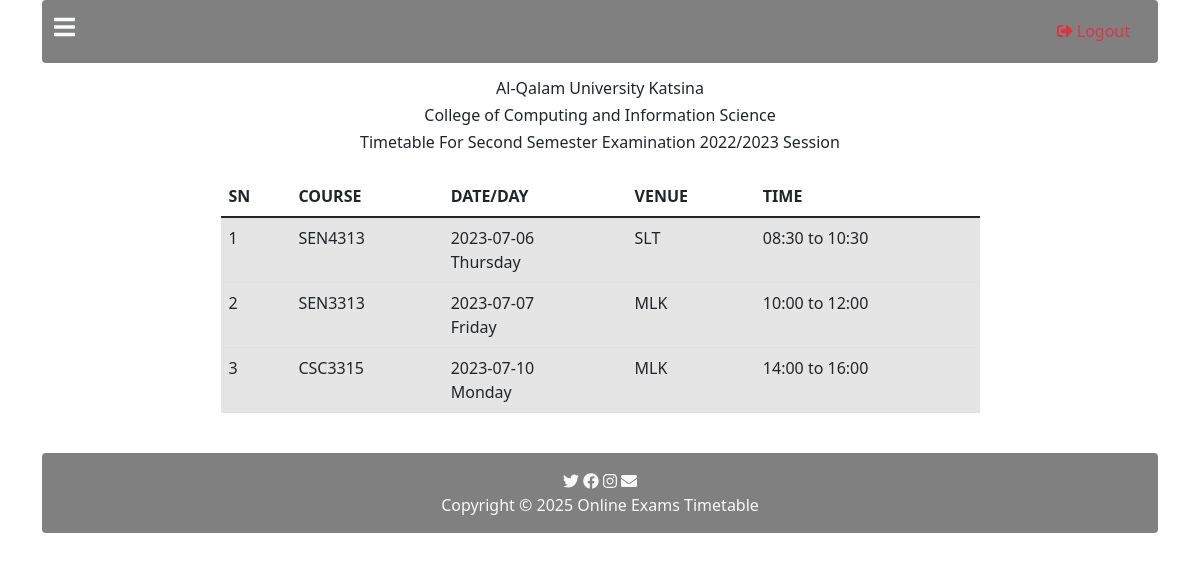
The app's page /student.php (signed in), older data.
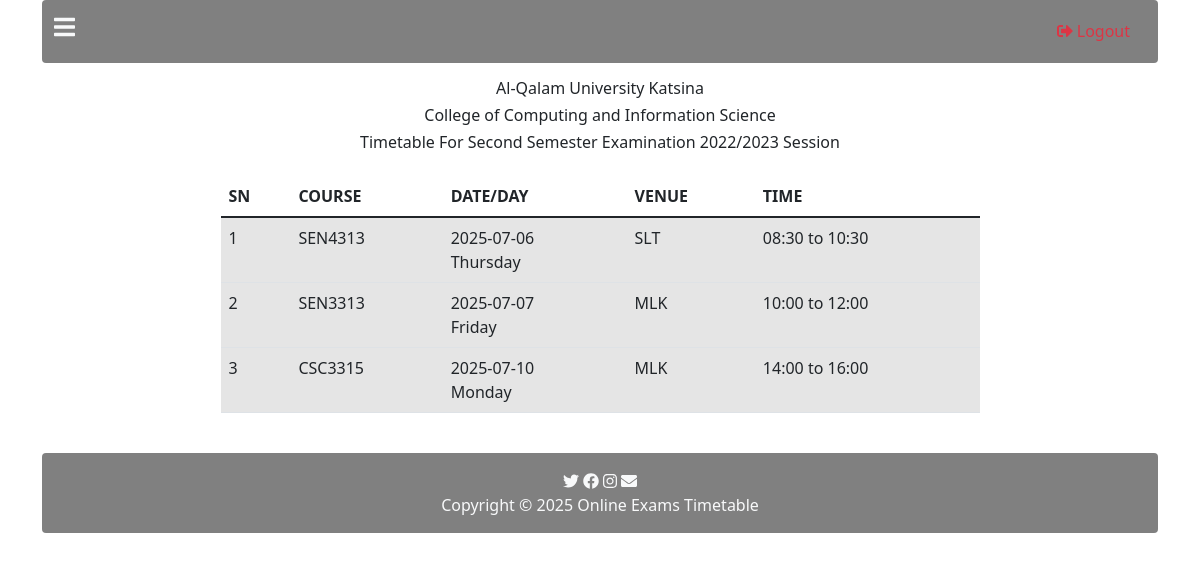
The same page, newer data.
### tables this page shows
CREATE TABLE `timetable` (
  `id` int(10) NOT NULL,
  `course_id` varchar(1000) DEFAULT NULL,
  `date_` date DEFAULT NULL,
  `day_` varchar(255) DEFAULT NULL,
  `venue` varchar(255) DEFAULT NULL,
  `from_` varchar(255) DEFAULT NULL,
  `to_` varchar(255) DEFAULT NULL,
  `invigilator_id_i` varchar(255) DEFAULT NULL,
  `invigilator_id_ii` varchar(255) DEFAULT NULL,
  `invigilator_id_iii` varchar(255) DEFAULT NULL
);

CREATE TABLE `courses` (
  `id` int(10) NOT NULL,
  `name` varchar(1000) DEFAULT NULL
);

### student.php (the view, shortened to what this page needs)
<?php
 require "inc/header.php"; ?>
 <div class="container">
 <?php
 require './pages/header-home.php';
 include 'inc/process.php'; ?>
 <div class="container p-3">
     <div class="row justify-content-center">
         <div class="col-12 text-center">
             <h6>Al-Qalam University Katsina</h6>
             <h6>College of Computing and Information Science</h6>
         </div>
         <div class="col-9 ">
             <div class="container">
                 <h6 class="text-center">Timetable For Second Semester Examination 2022/2023 Session</h6>
                    <table class="table my-4">
                    <thead>
                        <tr>
                        <th scope="col">SN</th>
                        <th scope="col">COURSE</th>
                         <th scope="col">DATE/DAY</th>
                        <th scope="col">VENUE</th>
                        <th scope="col">TIME</th>
                        </tr>
                    </thead>
                    <tbody>
                        <?php
                        $sql = "SELECT * FROM timetable";
                        $query = mysqli_query($connection,$sql);
                        $counter =1;
                        while($result = mysqli_fetch_assoc($query)){
                            ?>
                            <tr class="table-active">
                              <td scope="row"><?php echo $counter; ?></td>
                              <?php
                                      $id = $result["course_id"];
                                      $sql2 = "SELECT * FROM courses WHERE id='$id'";
                                      $query2 = mysqli_query($connection,$sql2);
                                      $result2 = mysqli_fetch_assoc($query2);
                                  ?>
                              <td scope="row">
                              <?php echo $result2["name"]; ?>
                              </td>
                                <td><?php echo $result["date_"], "<br>", $result["day_"]; ?></td>
                                <td><?php echo $result["venue"]; ?></td>
                                <td><?php echo $result["from_"], " to ", $result["to_"]; ?></td>
                             </tr>
                            <?php
                            $counter++;
                        }
                        ?>
                    </tbody>
                    </table>
                    </div>
         </div>
     </div>
 </div>
<?php
require './pages/footer-home.php'; ?>
 </div>
 <?php
  require "inc/footer.php";  ?>

Row changes from the older to the newer data that the page shows:
changed timetable "Thursday": date_ "2023-07-06" → "2025-07-06"
changed timetable "Friday": date_ "2023-07-07" → "2025-07-07"
changed timetable "Monday": date_ "2023-07-10" → "2025-07-10"
